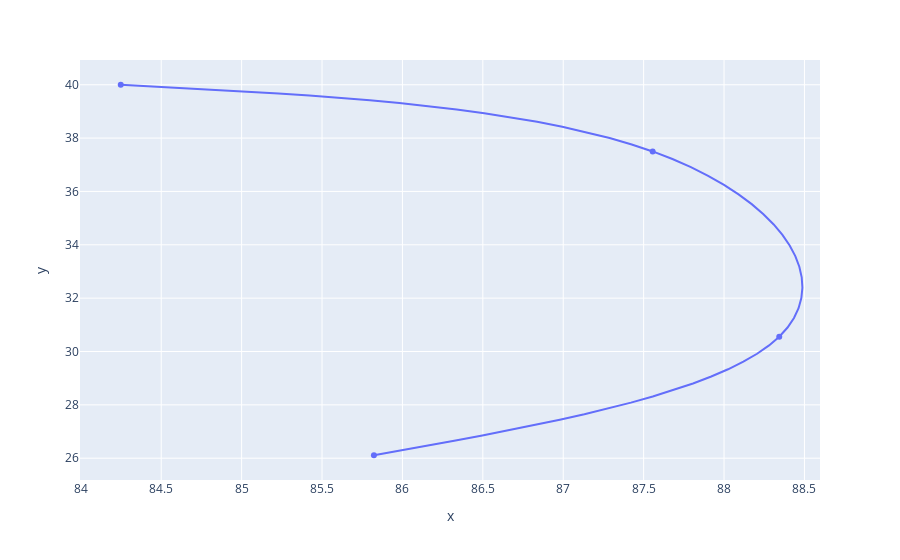

The code cell stored with this chart in its notebook:
### Code cell
center_polygon = test_polygon.mean(axis=0)

save_percent = 0.5
a_p, c_p, b_p = test_polygon[0], center_polygon, test_polygon[1]
t = 1-save_percent

a1_p = (1-t)*a_p + t*c_p
b1_p = (1-t)*c_p + t*b_p


points = np.array([
    test_polygon[0],
    a1_p, 
    b1_p,
    test_polygon[1]
])

path = evaluate_bezier(points, 20)
x, y = points[:,0], points[:,1]
px, py = path[:,0], path[:,1]

fig = plx.line(x=px, y=py)
fig.add_traces(
    list(plx.scatter(x=x, y=y).select_traces())
)

### Figure 1 — Plotly figure (JSON) as saved in the notebook; plotly's stock layout.template omitted (floating-point values rounded to 4 significant figures)
{"data": [{"hovertemplate": "x=%{x}<br>y=%{y}<extra></extra>", "legendgroup": "", "line": {"color": "#636efa", "dash": "solid"}, "marker": {"symbol": "circle"}, "mode": "lines", "name": "", "orientation": "v", "showlegend": false, "type": "scatter", "x": [84.25, 84.45, 84.64, 84.84, 85.04, 85.23, 85.42, 85.61, 85.8, 85.98, 86.16, 86.34, 86.51, 86.68, 86.84, 86.99, 87.14, 87.29, 87.43, 87.56, 87.56, 87.68, 87.79, 87.9, 88.0, 88.09, 88.17, 88.24, 88.31, 88.36, 88.41, 88.44, 88.47, 88.48, 88.49, 88.48, 88.46, 88.43, 88.39, 88.34, 88.34, 88.28, 88.21, 88.12, 88.03, 87.92, 87.81, 87.69, 87.56, 87.42, 87.28, 87.13, 86.98, 86.82, 86.66, 86.5, 86.33, 86.16, 85.99, 85.82], "xaxis": "x", "y": [40, 39.94, 39.88, 39.81, 39.75, 39.67, 39.59, 39.51, 39.42, 39.31, 39.2, 39.07, 38.93, 38.78, 38.61, 38.43, 38.23, 38.0, 37.76, 37.5, 37.5, 37.22, 36.91, 36.59, 36.25, 35.89, 35.52, 35.15, 34.76, 34.37, 33.97, 33.58, 33.18, 32.78, 32.39, 32.0, 31.62, 31.25, 30.9, 30.56, 30.56, 30.23, 29.92, 29.62, 29.33, 29.06, 28.8, 28.55, 28.31, 28.08, 27.86, 27.65, 27.44, 27.24, 27.04, 26.85, 26.66, 26.48, 26.29, 26.11], "yaxis": "y"}, {"hovertemplate": "x=%{x}<br>y=%{y}<extra></extra>", "legendgroup": "", "marker": {"color": "#636efa", "symbol": "circle"}, "mode": "markers", "name": "", "orientation": "v", "showlegend": false, "type": "scatter", "x": [84.25, 87.56, 88.34, 85.82], "xaxis": "x", "y": [40, 37.5, 30.56, 26.11], "yaxis": "y"}], "layout": {"legend": {"tracegroupgap": 0}, "margin": {"t": 60}, "xaxis": {"anchor": "y", "domain": [0, 1], "title": {"text": "x"}}, "yaxis": {"anchor": "x", "domain": [0, 1], "title": {"text": "y"}}}}
